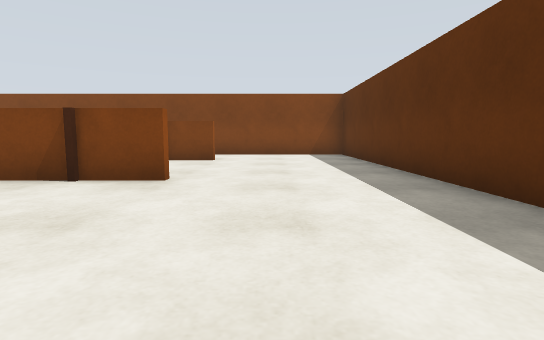
view 1 (above)

23 first-person views from a walk through a world built for the Gazebo simulator. The camera is 0.62 m above the floor, tilts 6° down and sees 80° across. The floor is counted in squares, 1 m on a side. Each view is taken from the middle of a square. On the plan, view 1 faces up. The plan holds only what a view shows up to about 10 squares ahead; the rest is blank.

view 2
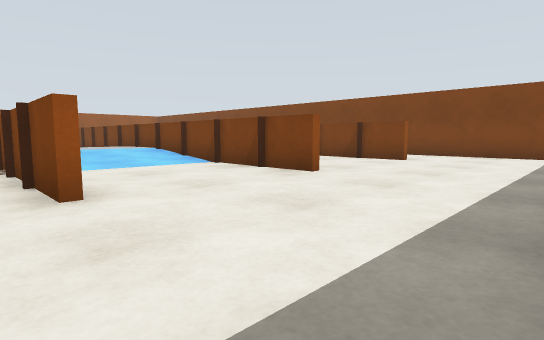

view 3
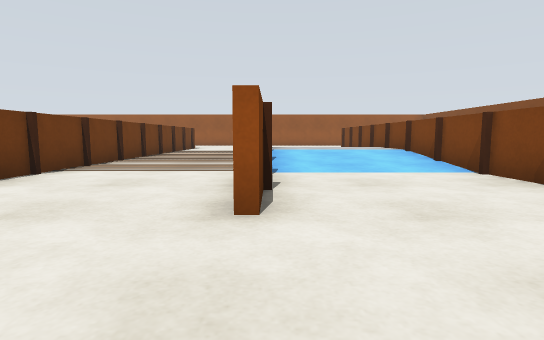

view 4
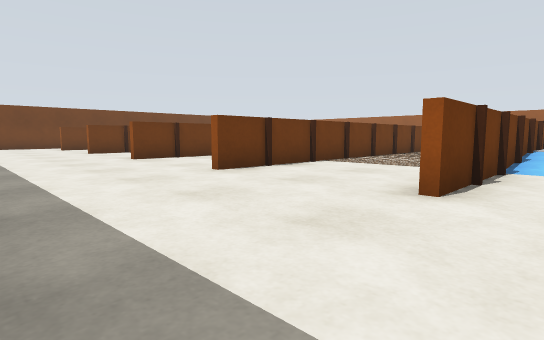

view 5
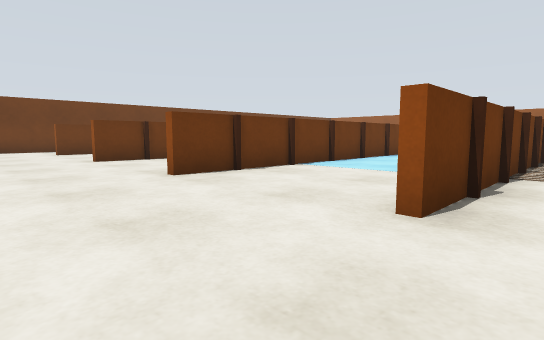

view 6
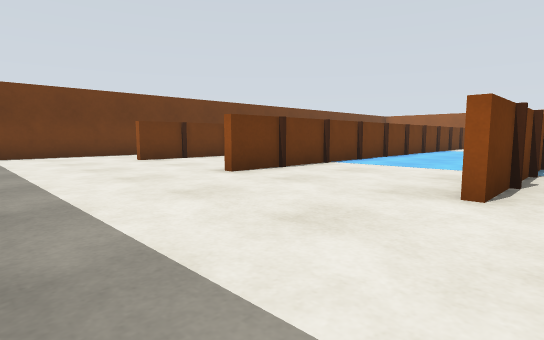

view 7
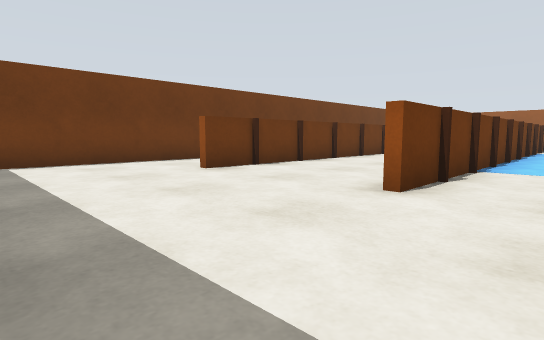

view 8
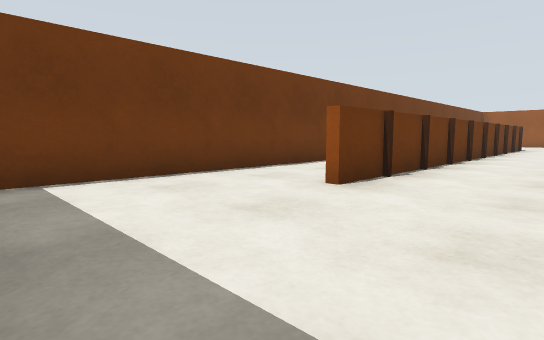

view 9
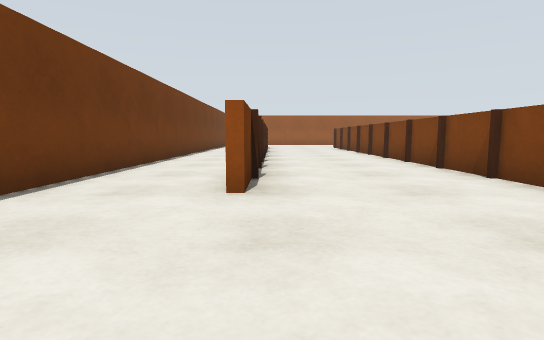

view 10
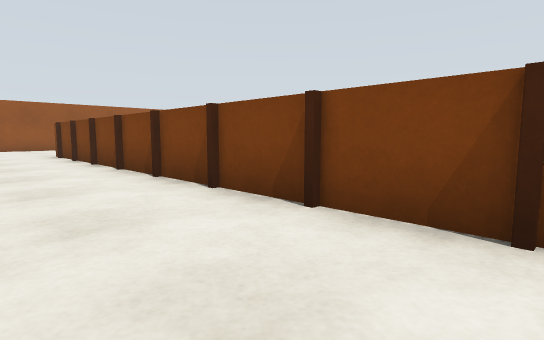

view 11
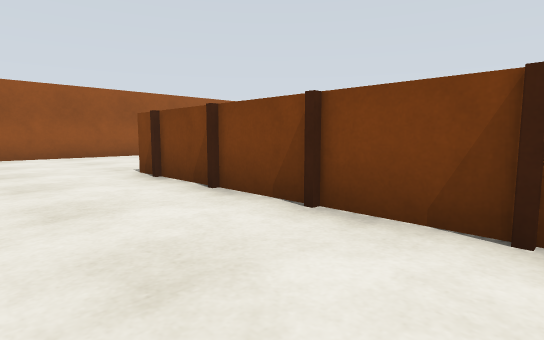

view 12
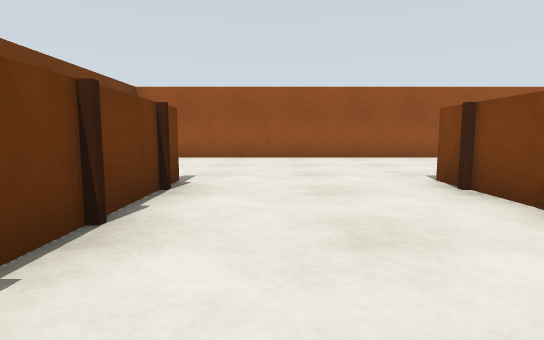

view 13
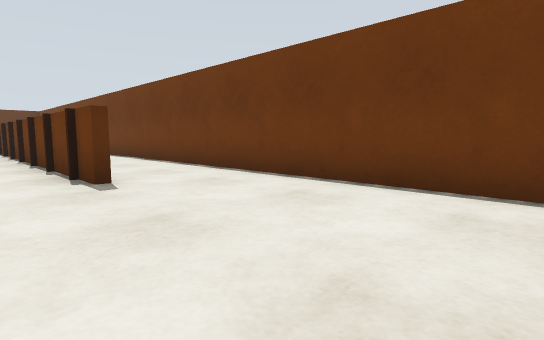

view 14
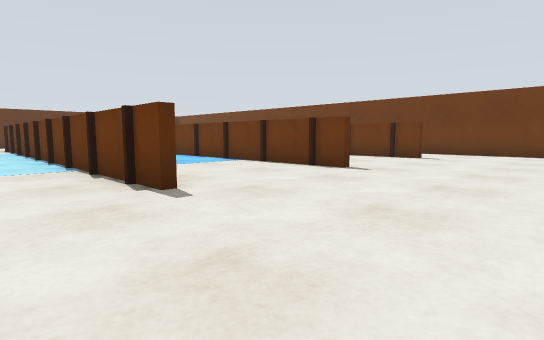

view 15
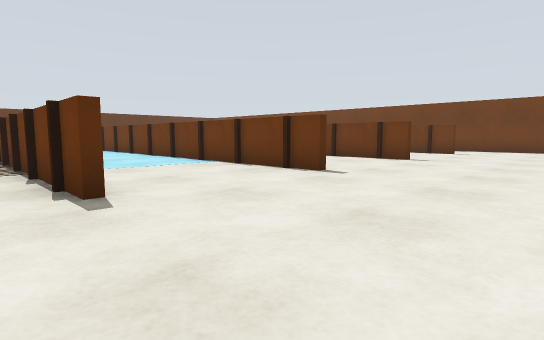

view 16
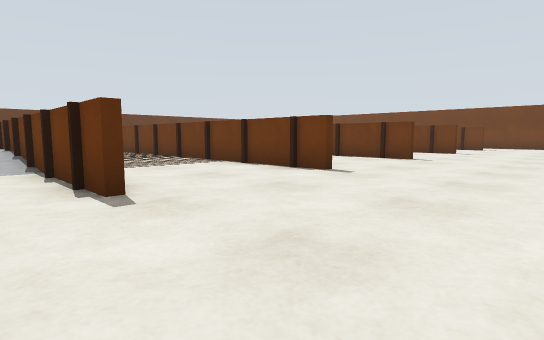

view 17
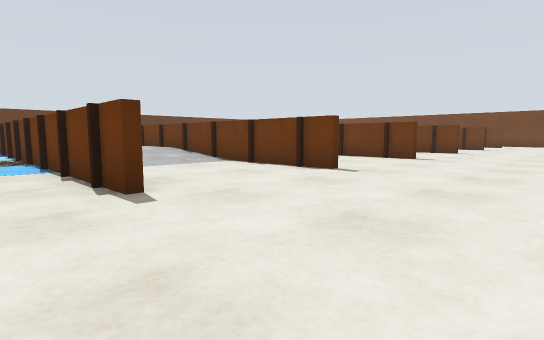

view 18
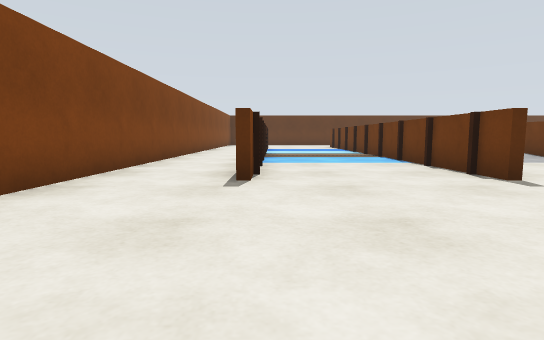

view 19
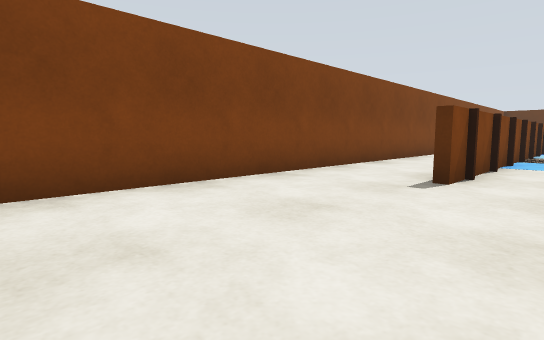

view 20
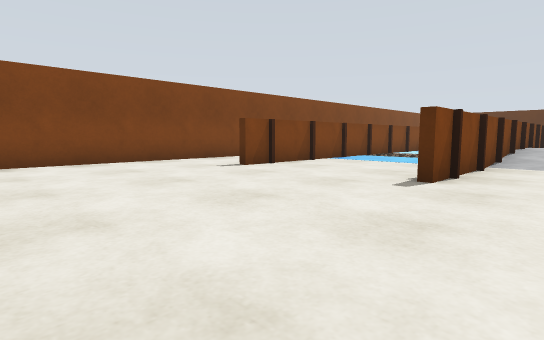

view 21
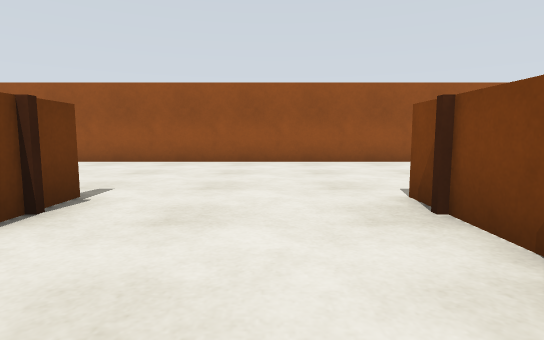

view 22
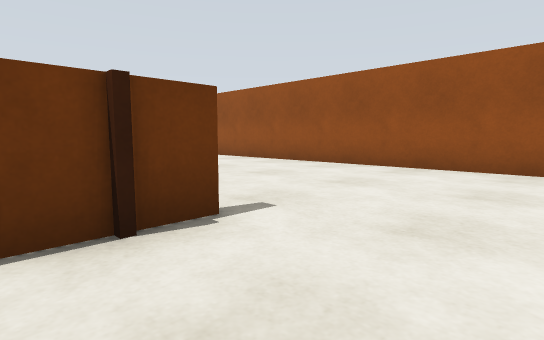

view 23
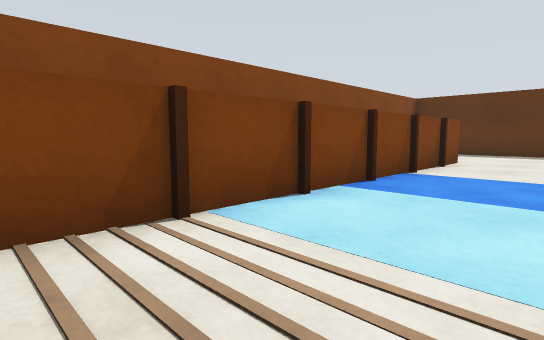

### Floor plan
Points are (right, up) in squares from view 1. A wall is a line through its corners. A room is listed if a view was taken in it or the views show most of it. See-through windows are left out.
Room 1 (views 1, 2, 3, 4, 5, 6, 7, 8, 9, 10, 11, 12, 13, 14, 15, 16, 17, 18, 19, 20, 21, 22, 23)
walls: (-8.5, -2.9) (-7.5, -2.9); (-11.6, -2.9) (-10.5, -2.9); (-5.5, -2.9) (-4.4, -2.9); (-8.5, -6.7) (-7.4, -6.7); (-11.6, -6.7) (-10.5, -6.7); (-11.6, 0.9) (-10.5, 0.9); (-5.5, -6.7) (-4.4, -6.7); (-5.4, 0.9) (-4.9, 0.9); (-14.6, -2.9) (-13.5, -2.9); (-2.5, -2.9) (-1.5, -2.9); (-14.6, -6.7) (-13.5, -6.7); (-14.6, 0.9) (-13.5, 0.9); (-2.5, -6.7) (-1.5, -6.7); (-8.4, -10.5) (-7.5, -10.5); (-2.5, 0.9) (-1.5, 0.9); (-7.5, 4.5) (-8.4, 4.5); (-10.6, 4.5) (-11.1, 4.5); (-10.4, -10.7) (-11.5, -10.7); (-7.4, -10.7) (-8.5, -10.7); (-11.6, -10.5) (-10.5, -10.5); (-11.5, 4.7) (-10.5, 4.7); (-5.5, -10.5) (-4.4, -10.5); (-1.4, 0.7) (-2.5, 0.7); (-13.5, 4.5) (-14.5, 4.5); (-4.4, 4.5) (-5.5, 4.5); (-13.4, -10.7) (-14.5, -10.7); (-4.4, -10.7) (-5.5, -10.7); (-14.6, -10.5) (-13.5, -10.5); (-14.6, 4.7) (-13.5, 4.7); (-2.5, -10.5) (-1.5, -10.5); (-1.9, -10.7) (-2.5, -10.7); (-1.4, 4.5) (-2.5, 4.5); (-8.5, -14.3) (-7.6, -14.3); (-7.5, 8.3) (-8.6, 8.3); (-10.6, 8.3) (-11.6, 8.3); (-11.1, -14.3) (-10.6, -14.3); (-5.5, -14.3) (-4.4, -14.3); (-13.5, 8.3) (-14.6, 8.3); (-4.5, 8.3) (-5.5, 8.3); (-20.4, -8.1) (-20.4, -15.8); (-14.6, -14.3) (-13.4, -14.3); (2.4, 2.8) (2.4, 10); (-2.5, -14.3) (-1.5, -14.3); (-1.4, 8.3) (-2.5, 8.3); (-9.5, 10.8) (-19.8, 10.8); (-8.1, -16.8) (1.6, -16.8); (-20.4, 6.6) (-20.4, -5); (1.1, 10.8) (-1.5, 10.8); (-19.8, -16.8) (-9.6, -16.8)
objects: brown post (-15, -14); brown post (-15, -11); brown post (-15, -10); brown post (-15, -7); brown post (-15, -3); brown post (-15, 1); brown post (-15, 4); brown post (-15, 5); brown post (-15, 8); brown post (-13, -14); brown post (-13, -11); brown post (-13, -10); brown post (-13, -7); brown post (-13, -3); brown post (-13, 1); brown post (-13, 4); brown post (-13, 5); brown post (-13, 8); brown post (-12, -14); brown post (-12, -11); brown post (-12, -10); brown post (-12, -7); brown post (-12, -3); brown post (-12, 1); brown post (-12, 4); brown post (-12, 5); brown post (-12, 8); brown post (-10, -14); brown post (-10, -11); brown post (-10, -10); brown post (-10, -7); brown post (-10, -3); brown post (-10, 1); brown post (-10, 4); brown post (-10, 5); brown post (-10, 8); brown post (-9, -14); brown post (-9, -11); brown post (-9, -10); brown post (-9, -7); brown post (-9, -3); brown post (-9, 1); other object (-9, 4); brown post (-9, 5); brown post (-9, 8); brown post (-7, -14); brown post (-7, -11); brown post (-7, -10); brown post (-7, -7); brown post (-7, -3); brown post (-7, 1); brown post (-7, 4); brown post (-7, 5); brown post (-7, 8); brown post (-6, -14); brown post (-6, -11); brown post (-6, -10); brown post (-6, -7); brown post (-6, -3); brown post (-6, 1); brown post (-6, 4); brown post (-6, 8); brown post (-4, -14); brown post (-4, -11); brown post (-4, -10); brown post (-4, -7); brown post (-4, -3); brown post (-4, 1); brown post (-4, 4); brown post (-4, 8); brown post (-3, -14); brown post (-3, -11); brown post (-3, -10); brown post (-3, -7); brown post (-3, -3); brown post (-3, 1); brown post (-3, 4); brown post (-3, 8)

Positions as (right, up) in squares from view 1, and headings:
1: (0, 0), facing up
2: (2, 0), facing up-left
3: (1, 1), facing left
4: (2, 2), facing down-left
5: (1, -2), facing down-left
6: (2, -6), facing down-left
7: (2, -9), facing down-left
8: (2, -12), facing down-left
9: (2, -14), facing left
10: (-4, -13), facing up-left
11: (-10, -13), facing up-left
12: (-11, -13), facing left
13: (-20, -13), facing down-right
14: (-19, -5), facing down-right
15: (-19, -2), facing down-right
16: (-19, 2), facing down-right
17: (-19, 6), facing down-right
18: (-20, 8), facing right
19: (-20, 7), facing up-right
20: (-20, 3), facing up-right
21: (-12, 3), facing left
22: (-14, 3), facing down-left
23: (-10, 6), facing up-right
